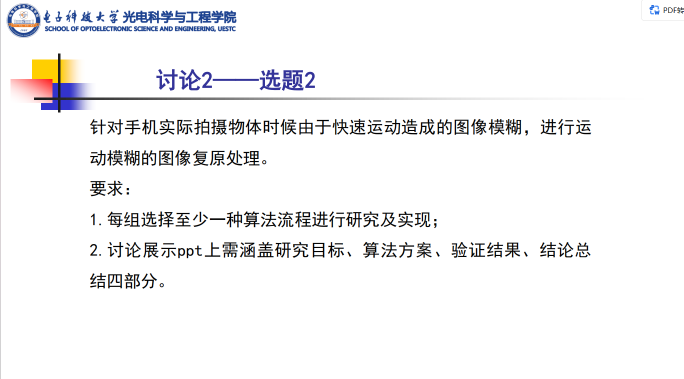
#> input picture sources/assignment.png, 1367 x 757 px (shown at 1/2 size)
$ python deblur.py ../sources/assignment.png --out out
#> lines starting #> are read from the running program, lines starting #| are printed output that depends on the picture
"""Preparation tool: user-specified linear PSF + Wiener or truncated inverse.

No automatic PSF estimation or no-reference quality ranking is implemented.
L is continuous exposure-path distance in processing-image pixels, not kernel size.
Positive angles are clockwise in image coordinates. Dependencies: NumPy, Pillow.
"""
from __future__ import annotations

import argparse
import hashlib
import html
import itertools
import json
import platform
import subprocess
import time
from pathlib import Path

import numpy as np
import PIL
from PIL import Image, ImageOps


def motion_psf(length: float, angle: float) -> np.ndarray:
    """Midpoint integration of a centered line, bilinearly deposited on pixels."""
    if not np.isfinite(length) or length < 0 or not np.isfinite(angle):
        raise ValueError("length must be finite and >=0; angle must be finite")
    radius = int(np.ceil(length / 2)) + 1
    size = 2 * radius + 1
    psf = np.zeros((size, size), dtype=np.float64)
    samples = max(1, int(np.ceil(length * 64)))
    t = ((np.arange(samples) + 0.5) / samples - 0.5) * length
    radians = np.deg2rad(angle)
    x = radius + t * np.cos(radians)
    y = radius + t * np.sin(radians)
    ix, iy = np.floor(x).astype(int), np.floor(y).astype(int)
    dx, dy = x - ix, y - iy
    for ox, oy, weights in (
        (0, 0, (1 - dx) * (1 - dy)), (1, 0, dx * (1 - dy)),
        (0, 1, (1 - dx) * dy), (1, 1, dx * dy),
    ):
        np.add.at(psf, (iy + oy, ix + ox), weights)
    return psf / psf.sum()


# [36 lines left out: functions psf_to_otf, restore, not called in this run]


def srgb_to_linear(x: np.ndarray) -> np.ndarray:
    return np.where(x <= 0.04045, x / 12.92, ((x + 0.055) / 1.055) ** 2.4)


def linear_to_srgb(x: np.ndarray) -> np.ndarray:
    x = np.clip(x, 0, 1)
    return np.where(x <= 0.0031308, 12.92 * x, 1.055 * x ** (1 / 2.4) - 0.055)


def save_display(path: Path, image: np.ndarray, linear: bool) -> None:
    display = linear_to_srgb(image) if linear else np.clip(image, 0, 1)
    Image.fromarray(np.round(display * 255).astype(np.uint8)).save(path)


# [8 lines left out: function float_list, not called in this run]


def main() -> None:
    parser = argparse.ArgumentParser(description=__doc__)
    parser.add_argument("input", type=Path)
    parser.add_argument("--out", type=Path, required=True, help="new output directory")
    parser.add_argument("--lengths", type=float_list, default=[17.0])
    parser.add_argument("--angles", type=float_list, default=[0.0])
    parser.add_argument("--ks", type=float_list, default=[0.003])
    parser.add_argument("--method", choices=["wiener", "inverse"], default="wiener")
    parser.add_argument("--threshold", type=float, default=0.02)
    parser.add_argument("--pad", type=int, default=64)
    parser.add_argument("--roi", type=str, help="x,y,width,height after EXIF orientation")
    parser.add_argument("--srgb-domain", action="store_true", help="skip linear-light conversion")
    args = parser.parse_args()
    if args.pad < 0 or any(v < 0 for v in args.lengths) or any(v <= 0 for v in args.ks):
        parser.error("pad and lengths must be >=0; K values must be >0")
    if not np.isfinite(args.threshold) or not 0 < args.threshold <= 1:
        parser.error("threshold must be in (0,1]")
    if args.out.exists():
        parser.error("output directory already exists; choose a new run directory")
    source_bytes = args.input.read_bytes()
    with Image.open(args.input) as original:
#> original is the input picture: PIL image 1367x757 RGBA; mean R, G, B, A 243.9, 243.7, 244.6, 255
        oriented = ImageOps.exif_transpose(original).convert("RGB")
        image = np.asarray(oriented, dtype=np.float64) / 255
    original_shape = list(image.shape)
#> original_shape = [757, 1367, 3]
    roi = None
    if args.roi:
        try:
            x, y, width, height = [int(v) for v in args.roi.split(",")]
        except ValueError:
            parser.error("roi must be x,y,width,height with integer values")
        if min(x, y) < 0 or min(width, height) < 2 or x + width > image.shape[1] or y + height > image.shape[0]:
            parser.error("ROI outside image or too small")
        roi = [x, y, width, height]
        image = image[y:y + height, x:x + width]
    linear = not args.srgb_domain
    if linear:
        image = srgb_to_linear(image)
#> in srgb_to_linear, `return np.where(x <= 0.04045, x / 12.92, ((x + 0.055) / 1.055) ** 2.4)`:
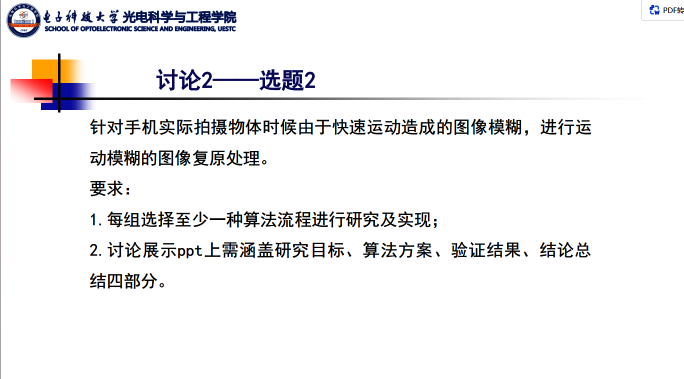
#> returned value: shape (757, 1367, 3) float64 (shown at 1/2 size); mean of channels 0, 1, 2 0.946, 0.944, 0.947; drawn as R, G, B
    if any(motion_psf(length, 0).shape[0] > min(image.shape[:2]) + 2 * args.pad for length in args.lengths):
        parser.error("PSF too large for region and padding")
    args.out.mkdir(parents=True)
    save_display(args.out / "input_display.png", image, linear)
    try:
        commit = subprocess.check_output(["git", "rev-parse", "HEAD"], cwd=Path(__file__).resolve().parents[1], stderr=subprocess.DEVNULL, text=True).strip()
        dirty = bool(subprocess.check_output(["git", "status", "--porcelain"], cwd=Path(__file__).resolve().parents[1], stderr=subprocess.DEVNULL, text=True).strip())
    except (subprocess.SubprocessError, OSError):
        commit, dirty = None, None
    manifest = {
        "status": "candidate_outputs_not_validated_recovery",
        "source_sha256": hashlib.sha256(source_bytes).hexdigest(),
        "code_sha256": hashlib.sha256(Path(__file__).read_bytes()).hexdigest(),
        "git_commit": commit, "git_worktree_dirty": dirty,
        "environment": {"python": platform.python_version(), "numpy": np.__version__, "Pillow": PIL.__version__},
        "original_oriented_shape": original_shape, "roi_xywh": roi,
        "processed_shape": list(image.shape), "resized": False,
        "linear_light": linear, "pad": args.pad, "boundary": "reflect_then_periodic_fft_then_crop",
        "angle_convention": "degrees clockwise from rightward horizontal; axis modulo 180",
        "length_convention": "continuous path span in unscaled processing pixels",
        "psf_rule": "centered uniform trajectory, 64 midpoint samples/pixel, bilinear deposition, sum=1",
        "selection": None, "candidates": [],
    }
    ks = args.ks if args.method == "wiener" else [None]
    for index, (length, angle, k) in enumerate(itertools.product(args.lengths, args.angles, ks), 1):
        start = time.perf_counter()
        psf = motion_psf(length, angle)
        raw = restore(image, psf, args.method, k or 0.003, args.threshold, args.pad)
        stem = f"candidate_{index:03d}"
        np.save(args.out / f"{stem}_raw.npy", raw)
        np.save(args.out / f"{stem}_psf.npy", psf)
        save_display(args.out / f"{stem}.png", raw, linear)
        manifest["candidates"].append({
            "id": stem, "method": args.method, "length": length, "angle": angle,
            "K": k, "inverse_threshold": args.threshold if args.method == "inverse" else None,
            "out_of_range_sample_fraction": float(np.mean((raw < 0) | (raw > 1))),
            "unclipped_min": float(raw.min()), "unclipped_max": float(raw.max()),
            "seconds": time.perf_counter() - start,
        })
    (args.out / "manifest.json").write_text(json.dumps(manifest, ensure_ascii=False, indent=2), encoding="utf-8")
    items = ['<figure><img src="input_display.png"><figcaption>Input: same ROI and display scale</figcaption></figure>']
    for row in manifest["candidates"]:
        label = html.escape(json.dumps(row, ensure_ascii=False))
        items.append(f'<figure><a href="{row["id"]}.png"><img src="{row["id"]}.png"></a><figcaption>{label}</figcaption></figure>')
    page = '<!doctype html><html lang="zh-CN"><meta charset="utf-8"><title>复原候选比较</title><style>body{font-family:system-ui;margin:30px;background:#f5f6f8;color:#192536}main{display:grid;grid-template-columns:repeat(auto-fit,minmax(320px,1fr));gap:20px}figure{margin:0;background:white;padding:12px}img{width:100%;height:auto}figcaption{font-size:14px;overflow-wrap:anywhere}</style><h1>复原候选比较</h1><p>这些是待审查候选，不代表真实细节已恢复。点击图片查看原尺寸。请与输入一起检查振铃与假细节。</p><main>' + ''.join(items) + '</main></html>'
    (args.out / "compare.html").write_text(page, encoding="utf-8")
    print(f"Saved {len(manifest['candidates'])} candidates to {args.out}")


if __name__ == "__main__":
    main()
#> (the call stopped at in main, `commit = subprocess.check_output(["git", "rev-parse", "HEAD"], cwd=Pat..`: subprocess is not available in this run)
